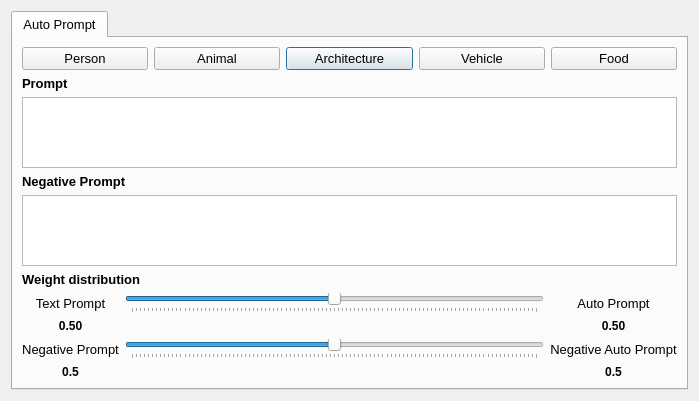
<?xml version="1.0" encoding="UTF-8"?>
<ui version="4.0">
 <class>Dialog</class>
 <widget class="QDialog" name="Dialog">
  <property name="geometry">
   <rect>
    <x>0</x>
    <y>0</y>
    <width>699</width>
    <height>395</height>
   </rect>
  </property>
  <property name="windowTitle">
   <string>Dialog</string>
  </property>
  <layout class="QGridLayout" name="gridLayout_2">
   <item row="2" column="1">
    <widget class="QTabWidget" name="tabWidget">
     <property name="font">
      <font>
       <pointsize>10</pointsize>
      </font>
     </property>
     <property name="currentIndex">
      <number>0</number>
     </property>
     <widget class="QWidget" name="tab_3">
      <attribute name="title">
       <string>Auto Prompt</string>
      </attribute>
      <layout class="QGridLayout" name="gridLayout_6">
       <item row="4" column="0">
        <widget class="QPlainTextEdit" name="negative_prompt"/>
       </item>
       <item row="0" column="0">
        <layout class="QGridLayout" name="gridLayout">
         <item row="0" column="2">
          <widget class="QPushButton" name="pushButton_4">
           <property name="sizePolicy">
            <sizepolicy hsizetype="Expanding" vsizetype="Fixed">
             <horstretch>0</horstretch>
             <verstretch>0</verstretch>
            </sizepolicy>
           </property>
           <property name="font">
            <font>
             <pointsize>10</pointsize>
            </font>
           </property>
           <property name="text">
            <string>Architecture</string>
           </property>
          </widget>
         </item>
         <item row="0" column="0">
          <widget class="QPushButton" name="pushButton_6">
           <property name="sizePolicy">
            <sizepolicy hsizetype="Expanding" vsizetype="Fixed">
             <horstretch>0</horstretch>
             <verstretch>0</verstretch>
            </sizepolicy>
           </property>
           <property name="font">
            <font>
             <pointsize>10</pointsize>
            </font>
           </property>
           <property name="text">
            <string>Person</string>
           </property>
          </widget>
         </item>
         <item row="0" column="3">
          <widget class="QPushButton" name="pushButton_7">
           <property name="sizePolicy">
            <sizepolicy hsizetype="Expanding" vsizetype="Fixed">
             <horstretch>0</horstretch>
             <verstretch>0</verstretch>
            </sizepolicy>
           </property>
           <property name="font">
            <font>
             <pointsize>10</pointsize>
            </font>
           </property>
           <property name="text">
            <string>Vehicle</string>
           </property>
          </widget>
         </item>
         <item row="0" column="4">
          <widget class="QPushButton" name="pushButton_5">
           <property name="sizePolicy">
            <sizepolicy hsizetype="Expanding" vsizetype="Fixed">
             <horstretch>0</horstretch>
             <verstretch>0</verstretch>
            </sizepolicy>
           </property>
           <property name="font">
            <font>
             <pointsize>10</pointsize>
            </font>
           </property>
           <property name="text">
            <string>Food</string>
           </property>
          </widget>
         </item>
         <item row="0" column="1">
          <widget class="QPushButton" name="pushButton_3">
           <property name="sizePolicy">
            <sizepolicy hsizetype="Expanding" vsizetype="Fixed">
             <horstretch>0</horstretch>
             <verstretch>0</verstretch>
            </sizepolicy>
           </property>
           <property name="font">
            <font>
             <pointsize>10</pointsize>
            </font>
           </property>
           <property name="text">
            <string>Animal</string>
           </property>
          </widget>
         </item>
        </layout>
       </item>
       <item row="2" column="0">
        <widget class="QPlainTextEdit" name="prompt"/>
       </item>
       <item row="6" column="0">
        <spacer name="verticalSpacer">
         <property name="orientation">
          <enum>Qt::Vertical</enum>
         </property>
         <property name="sizeHint" stdset="0">
          <size>
           <width>20</width>
           <height>40</height>
          </size>
         </property>
        </spacer>
       </item>
       <item row="5" column="0">
        <layout class="QGridLayout" name="gridLayout_3">
         <item row="1" column="2">
          <widget class="QLabel" name="label_3">
           <property name="font">
            <font>
             <pointsize>10</pointsize>
             <bold>false</bold>
            </font>
           </property>
           <property name="text">
            <string>Auto Prompt</string>
           </property>
           <property name="alignment">
            <set>Qt::AlignCenter</set>
           </property>
          </widget>
         </item>
         <item row="1" column="0">
          <widget class="QLabel" name="label">
           <property name="font">
            <font>
             <pointsize>10</pointsize>
             <bold>false</bold>
            </font>
           </property>
           <property name="text">
            <string>Text Prompt</string>
           </property>
           <property name="alignment">
            <set>Qt::AlignCenter</set>
           </property>
          </widget>
         </item>
         <item row="2" column="2">
          <widget class="QLabel" name="auto_prompt_weight_label">
           <property name="font">
            <font>
             <pointsize>9</pointsize>
             <bold>true</bold>
            </font>
           </property>
           <property name="text">
            <string>0.50</string>
           </property>
           <property name="alignment">
            <set>Qt::AlignCenter</set>
           </property>
          </widget>
         </item>
         <item row="3" column="2">
          <widget class="QLabel" name="label_5">
           <property name="font">
            <font>
             <pointsize>10</pointsize>
             <bold>false</bold>
            </font>
           </property>
           <property name="text">
            <string>Negative Auto Prompt</string>
           </property>
           <property name="alignment">
            <set>Qt::AlignCenter</set>
           </property>
          </widget>
         </item>
         <item row="3" column="0">
          <widget class="QLabel" name="label_4">
           <property name="font">
            <font>
             <pointsize>10</pointsize>
             <bold>false</bold>
            </font>
           </property>
           <property name="text">
            <string>Negative Prompt</string>
           </property>
           <property name="alignment">
            <set>Qt::AlignCenter</set>
           </property>
          </widget>
         </item>
         <item row="1" column="1">
          <widget class="QSlider" name="prompt_weight_distribution_slider">
           <property name="font">
            <font>
             <pointsize>10</pointsize>
            </font>
           </property>
           <property name="maximum">
            <number>100</number>
           </property>
           <property name="value">
            <number>50</number>
           </property>
           <property name="orientation">
            <enum>Qt::Horizontal</enum>
           </property>
           <property name="tickPosition">
            <enum>QSlider::TicksBelow</enum>
           </property>
           <property name="tickInterval">
            <number>1</number>
           </property>
          </widget>
         </item>
         <item row="2" column="0">
          <widget class="QLabel" name="text_prompt_weight_label">
           <property name="font">
            <font>
             <pointsize>9</pointsize>
             <bold>true</bold>
            </font>
           </property>
           <property name="text">
            <string>0.50</string>
           </property>
           <property name="alignment">
            <set>Qt::AlignCenter</set>
           </property>
          </widget>
         </item>
         <item row="4" column="0">
          <widget class="QLabel" name="negative_text_prompt_weight_label">
           <property name="font">
            <font>
             <pointsize>9</pointsize>
             <bold>true</bold>
            </font>
           </property>
           <property name="text">
            <string>0.5</string>
           </property>
           <property name="alignment">
            <set>Qt::AlignCenter</set>
           </property>
          </widget>
         </item>
         <item row="4" column="2">
          <widget class="QLabel" name="negative_auto_prompt_weight_label">
           <property name="font">
            <font>
             <pointsize>9</pointsize>
             <bold>true</bold>
            </font>
           </property>
           <property name="text">
            <string>0.5</string>
           </property>
           <property name="alignment">
            <set>Qt::AlignCenter</set>
           </property>
          </widget>
         </item>
         <item row="3" column="1">
          <widget class="QSlider" name="negative_prompt_weight_distribution_slider">
           <property name="maximum">
            <number>100</number>
           </property>
           <property name="value">
            <number>50</number>
           </property>
           <property name="orientation">
            <enum>Qt::Horizontal</enum>
           </property>
           <property name="tickPosition">
            <enum>QSlider::TicksBelow</enum>
           </property>
           <property name="tickInterval">
            <number>1</number>
           </property>
          </widget>
         </item>
         <item row="0" column="0" colspan="2">
          <widget class="QLabel" name="label_2">
           <property name="font">
            <font>
             <pointsize>10</pointsize>
             <bold>true</bold>
            </font>
           </property>
           <property name="text">
            <string>Weight distribution</string>
           </property>
          </widget>
         </item>
        </layout>
       </item>
       <item row="1" column="0">
        <widget class="QLabel" name="label_6">
         <property name="font">
          <font>
           <pointsize>10</pointsize>
           <bold>true</bold>
          </font>
         </property>
         <property name="text">
          <string>Prompt</string>
         </property>
        </widget>
       </item>
       <item row="3" column="0">
        <widget class="QLabel" name="label_7">
         <property name="font">
          <font>
           <pointsize>10</pointsize>
           <bold>true</bold>
          </font>
         </property>
         <property name="text">
          <string>Negative Prompt</string>
         </property>
        </widget>
       </item>
      </layout>
     </widget>
    </widget>
   </item>
  </layout>
 </widget>
 <resources/>
 <connections/>
</ui>
